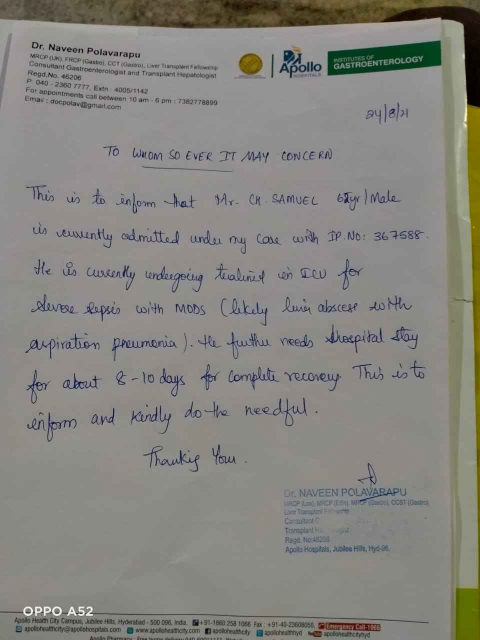
#> input picture emr_digitization/data/data1/Input/10.jpg, 960 x 1280 px (shown at 1/2 size); its folder holds only this picture in this run
$ python line_segmentation.py ../../data/data1/Input
#> lines starting #> are read from the running program, lines starting #| are printed output that depends on the picture; after the words box and inside, x2 and y2 are one past the last pixel; in counts of white or black regions, pixels touching at a corner belong together
"""
Line segmentation utility for whole-page OCR.

Usage:
  - Import `detect_text_lines(image_path)` to get bounding boxes.
  - Run as a script to save cropped, resized line images for a page or a folder of pages.

The function uses simple projection/contour-based segmentation (binarize + dilate + contours)
which works well for horizontal text lines in prescriptions and lab reports.
"""
from typing import List, Tuple, Optional
import os
import cv2
import numpy as np


def detect_text_lines(image_path: str,
                      kernel_size: Tuple[int, int] = (30, 3),
                      min_area: int = 500,
                      padding: int = 4) -> Tuple[List[Tuple[int, int, int, int]], np.ndarray]:
    """Detect horizontal text lines in a page image.

    Args:
        image_path: Path to the page image.
        kernel_size: Structuring element used for dilation (width, height).
        min_area: Minimum contour area to be considered a line.
        padding: Pixels to expand bbox on each side when cropping.

    Returns:
        boxes: List of bounding boxes (x, y, w, h) sorted top->bottom, left->right.
        gray: Grayscale image used for detection (uint8 ndarray).
    """
#> called with image_path = '../../data/data1/Input/10.jpg', kernel_size = (30, 3), min_area = 500, padding = 4
    if not os.path.exists(image_path):
        raise FileNotFoundError(image_path)

    gray = cv2.imread(image_path, cv2.IMREAD_GRAYSCALE)
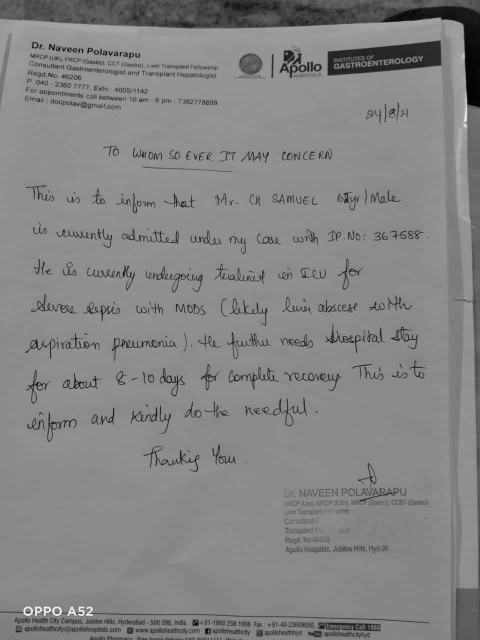
#> gray: shape (1280, 960) (shown at 1/2 size); min 0, max 255, mean 132.4
    if gray is None:
        raise ValueError(f"Unable to read image: {image_path}")

    # Binarize (invert so text is white)
    _, thresh = cv2.threshold(gray, 0, 255, cv2.THRESH_BINARY_INV + cv2.THRESH_OTSU)
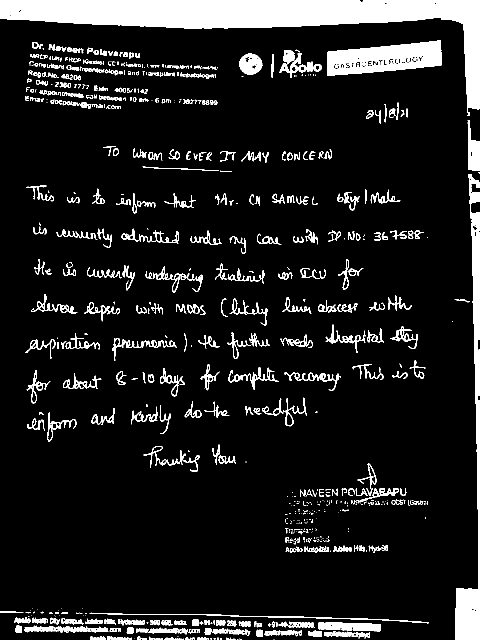
#> thresh: shape (1280, 960) (shown at 1/2 size); 10.8% white; 816 white regions (420 under 20 px), largest, box (x1, y1, x2, y2) and area: (0, 0, 960, 232) 51546, (911, 349, 960, 1280) 12310, (655, 80, 883, 152) 10273

    # Dilate to connect characters into line blobs
    kernel = cv2.getStructuringElement(cv2.MORPH_RECT, kernel_size)
    dilated = cv2.dilate(thresh, kernel, iterations=1)
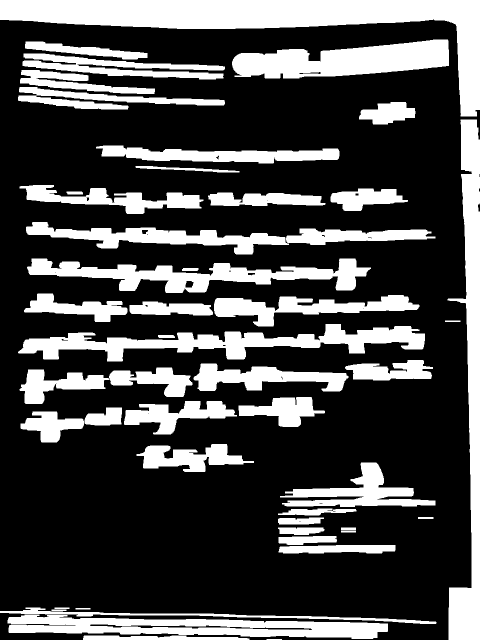
#> dilated: shape (1280, 960) (shown at 1/2 size); 28.5% white; 49 white regions

    # Find contours
    contours, _ = cv2.findContours(dilated, cv2.RETR_EXTERNAL, cv2.CHAIN_APPROX_SIMPLE)
#> contours = 49 contours; largest, box (x1, y1, x2, y2) and area: (0, 0, 960, 233) 55004, (895, 239, 960, 1280) 29579, (36, 648, 850, 723) 22676, (15, 1229, 776, 1278) 22315, (464, 79, 898, 157) 21666

    boxes = []
    for c in contours:
        x, y, w, h = cv2.boundingRect(c)
        area = w * h
        if area < min_area:
            continue
        boxes.append((x, y, w, h))
#> this loop made 49 passes
#> (x, y, w, h, area) on passes 2, 3, 7, 8, 9, 12, 13, 15, 16, 17, 18, 19: (166, 1271, 333, 9, 2997), (15, 1229, 761, 49, 37289), (0, 1215, 873, 33, 28809), (557, 1090, 234, 17, 3978), (557, 1072, 117, 18, 2106), (556, 1055, 93, 15, 1395), (556, 1035, 92, 14, 1288), (556, 1017, 157, 14, 2198), (560, 925, 311, 89, 27679), (273, 888, 235, 56, 13160), (41, 823, 127, 62, 7874), (169, 815, 75, 36, 2700)
#> (c, x, y, w, h, area) on passes 1, 4, 5, 6, 10, 11: ([[533, 1278], [533, 1279], [563, 1279], [563, 1278]], 533, 1278, 31, 2, 62), ([[103, 1219], [103, 1221], [132, 1221], [132, 1219]], 103, 1219, 30, 3, 90), ([[151, 1216], [151, 1218], [180, 1218], [180, 1216]], 151, 1216, 30, 3, 90), ([[109, 1215], [109, 1217], [138, 1217], [138, 1215]], 109, 1215, 30, 3, 90), ([[682, 1061], [682, 1064], [711, 1064], [711, 1061]], 682, 1061, 30, 4, 120), ([[682, 1055], [682, 1059], [711, 1059], [711, 1055]], 682, 1055, 30, 5, 150)
#> after the loop, boxes = 38 items, first 6: (166, 1271, 333, 9), (15, 1229, 761, 49), (0, 1215, 873, 33), (557, 1090, 234, 17), (557, 1072, 117, 18), (556, 1055, 93, 15)

    # Sort top-to-bottom, then left-to-right for boxes on same line
    boxes = sorted(boxes, key=lambda b: (b[1], b[0]))
#> boxes = 38 items, first 6: (0, 0, 960, 233), (464, 79, 434, 78), (50, 83, 245, 36), (45, 107, 405, 52), (40, 140, 270, 48), (36, 174, 414, 45)

    # Optionally merge overlapping/close boxes on the same horizontal band
    merged = []
    for box in boxes:
        if not merged:
            merged.append(box)
            continue
        px, py, pw, ph = merged[-1]
        x, y, w, h = box
        # if vertically overlapping or close, merge horizontally
        if y <= py + ph + 10:
            nx = min(px, x)
            ny = min(py, y)
            nw = max(px + pw, x + w) - nx
            nh = max(py + ph, y + h) - ny
            merged[-1] = (nx, ny, nw, nh)
        else:
            merged.append(box)
#> this loop made 38 passes
#> (ph, x, y, w, h, nh) on passes 2 to 13: (233, 464, 79, 434, 78, 233), (233, 50, 83, 245, 36, 233), (233, 45, 107, 405, 52, 233), (233, 40, 140, 270, 48, 233), (233, 36, 174, 414, 45, 233), (233, 718, 204, 113, 45, 249), (249, 895, 239, 65, 1041, 1280), (1280, 192, 291, 487, 36, 1280), (1280, 271, 332, 208, 13, 1280), (1280, 39, 370, 368, 58, 1280), (1280, 661, 377, 155, 45, 1280), (1280, 416, 385, 235, 27, 1280)
#> after the loop, merged = [(0, 0, 960, 1280)]

    # Final boxes with padding (clamped to image size)
    h_img, w_img = gray.shape[:2]
#> h_img = 1280; w_img = 960
    final = []
    for x, y, w, h in merged:
        x0 = max(0, x - padding)
        y0 = max(0, y - padding)
        x1 = min(w_img, x + w + padding)
        y1 = min(h_img, y + h + padding)
        final.append((x0, y0, x1 - x0, y1 - y0))
#> this loop made 1 pass
#> (x, y, w, h, x0, y0, x1, y1) on pass 1: (0, 0, 960, 1280, 0, 0, 960, 1280)
#> after the loop, final = [(0, 0, 960, 1280)]

    return final, gray


def save_line_crops(image_path: str, out_dir: str, resize: Tuple[int, int] = (256, 64)) -> List[str]:
    """Detect lines in `image_path`, save cropped/resized lines to `out_dir`.

    Returns list of saved file paths in top->bottom order.
    """
    os.makedirs(out_dir, exist_ok=True)
    boxes, gray = detect_text_lines(image_path)
#> boxes = [(0, 0, 960, 1280)]
    saved = []
    base = os.path.splitext(os.path.basename(image_path))[0]
    for i, (x, y, w, h) in enumerate(boxes):
        crop = gray[y:y+h, x:x+w]
        try:
            crop_resized = cv2.resize(crop, resize)
        except Exception:
            # fallback: skip bad crops
            continue
        out_path = os.path.join(out_dir, f"{base}_line_{i}.png")
        cv2.imwrite(out_path, crop_resized)
        saved.append(out_path)
#> this loop made 1 pass
#> pass 1, in save_line_crops, `crop_resized = cv2.resize(crop, resize)`:
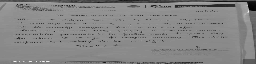
#> crop_resized: shape (64, 256); min 1, max 245, mean 132.4
    return saved


if __name__ == '__main__':
    import argparse

    p = argparse.ArgumentParser(description='Detect text lines and save cropped line images')
    p.add_argument('input', help='Input image or folder')
    p.add_argument('-o', '--out', default='line_crops', help='Output folder')
    p.add_argument('--resize', type=int, nargs=2, default=(256, 64), help='Resize W H (default 256 64)')
    args = p.parse_args()

    inputs = []
    if os.path.isdir(args.input):
        for f in sorted(os.listdir(args.input)):
            if f.lower().endswith(('.jpg', '.jpeg', '.png', '.tif', '.tiff')):
                inputs.append(os.path.join(args.input, f))
    else:
        inputs = [args.input]

    for img_path in inputs:
        stem = os.path.splitext(os.path.basename(img_path))[0]
        outdir = os.path.join(args.out, stem)
        saved = save_line_crops(img_path, outdir, tuple(args.resize))
        print(f"{img_path} -> {len(saved)} lines saved to {outdir}")
#| ../../data/data1/Input/10.jpg -> 1 lines saved to line_crops/10

$ run again, on emr_digitization/data/data1/Input/107.jpg
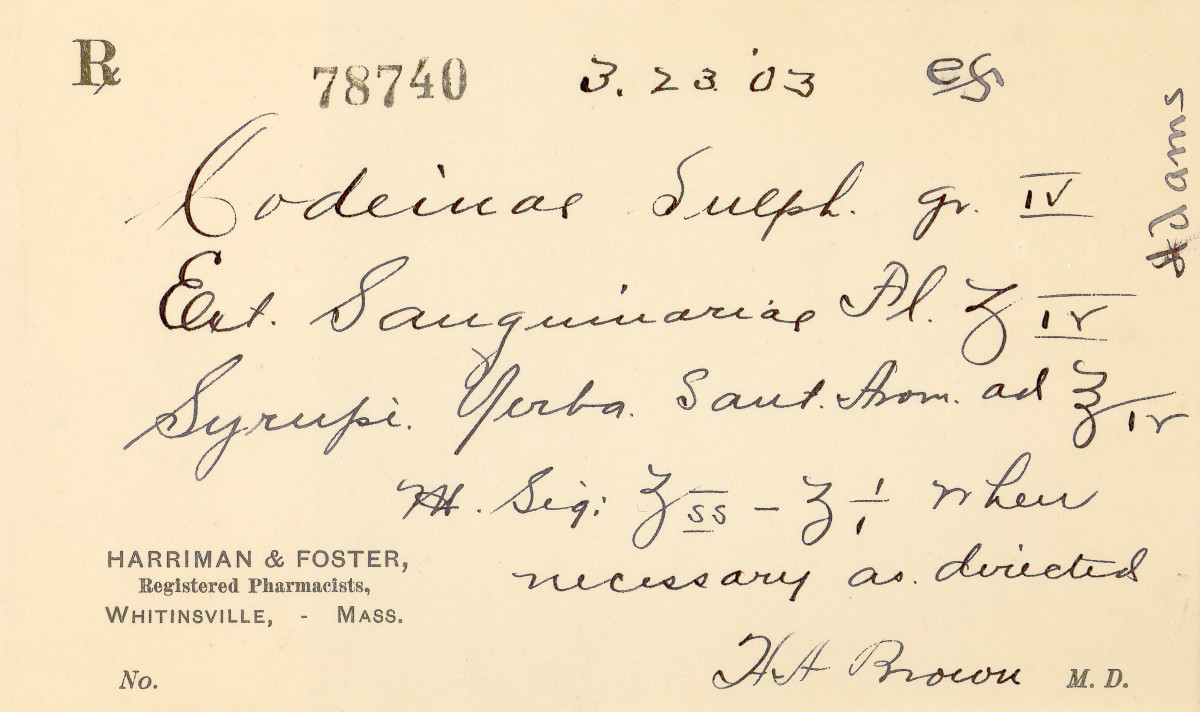
#> input picture emr_digitization/data/data1/Input/107.jpg, 1200 x 712 px
#> in detect_text_lines, `_, thresh = cv2.threshold(gray, 0, 255, cv2.THRESH_BINARY_INV + cv2.TH..`:
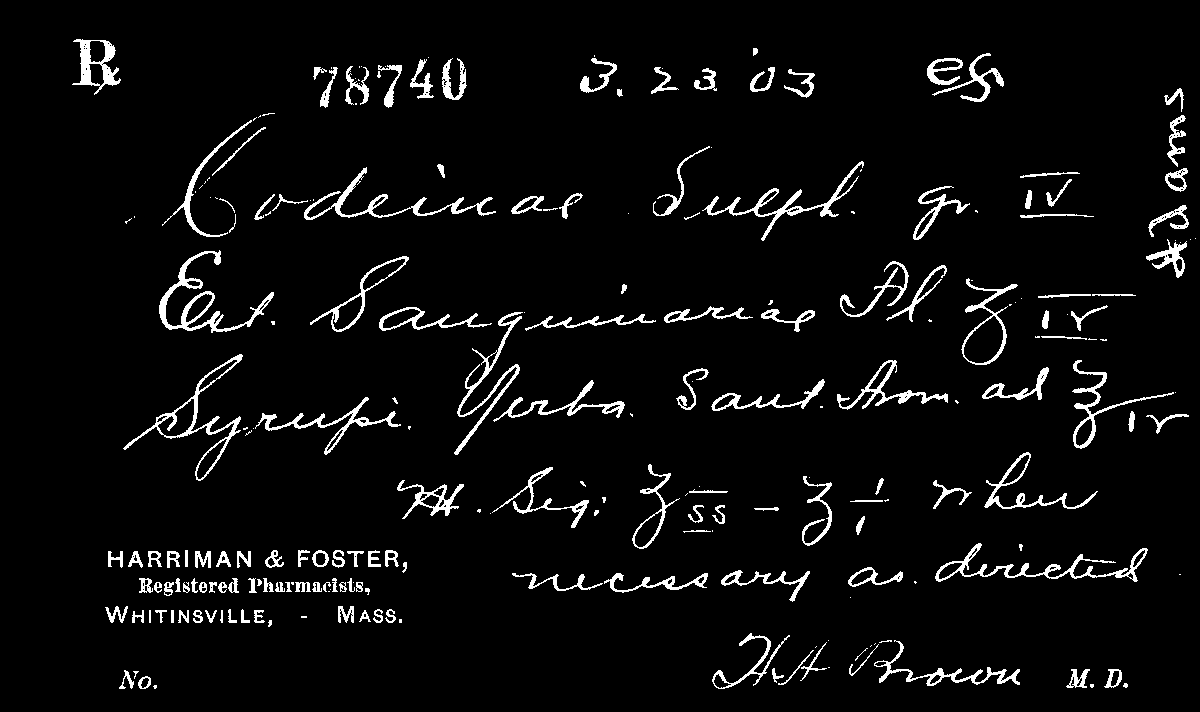
#> thresh: shape (712, 1200); 4.8% white; 239 white regions (86 under 20 px), largest, box (x1, y1, x2, y2) and area: (159, 250, 274, 333) 1608, (935, 543, 1148, 582) 1409, (123, 354, 243, 481) 1385
#> dilated: shape (712, 1200); 23.6% white; 41 white regions
#> contours = 41 contours; largest, box (x1, y1, x2, y2) and area: (296, 255, 1151, 456) 32461, (148, 112, 598, 238) 15884, (662, 359, 1200, 450) 15770, (109, 353, 426, 482) 12312, (698, 632, 1035, 690) 10139
#> the loop in detect_text_lines, `for c in contours:` made 41 passes
#> (x, y, w, h, area) on passes 1, 2, 3, 4, 5, 7, 9, 10: (105, 669, 67, 21, 1407), (1052, 668, 91, 21, 1911), (698, 632, 337, 58, 19546), (324, 605, 93, 19, 1767), (91, 605, 231, 23, 5313), (125, 577, 260, 20, 5200), (498, 569, 327, 34, 11118), (94, 549, 328, 25, 8200)
#> after the loop in detect_text_lines, `for c in contours:`: boxes = 34 items, first 6: (105, 669, 67, 21), (1052, 668, 91, 21), (698, 632, 337, 58), (324, 605, 93, 19), (91, 605, 231, 23), (125, 577, 260, 20)
#> in detect_text_lines, `boxes = sorted(boxes, key=lambda b: (b[1], b[0]))`: boxes = 34 items, first 6: (58, 38, 78, 58), (913, 52, 106, 51), (566, 54, 166, 44), (299, 56, 183, 53), (736, 66, 94, 33), (1150, 87, 49, 26)
#> the loop in detect_text_lines, `for box in boxes:` made 34 passes
#> (pw, ph, x, y, w, h, nw, nh) on passes 2 to 9: (78, 58, 913, 52, 106, 51, 961, 65), (961, 65, 566, 54, 166, 44, 961, 65), (961, 65, 299, 56, 183, 53, 961, 71), (961, 71, 736, 66, 94, 33, 961, 71), (961, 71, 1150, 87, 49, 26, 1141, 75), (1141, 75, 148, 112, 450, 126, 1141, 200), (1141, 200, 1151, 114, 49, 79, 1142, 200), (1142, 200, 614, 145, 265, 97, 1142, 204)
#> after the loop in detect_text_lines, `for box in boxes:`: merged = [(58, 38, 1142, 652)]
#> the loop in detect_text_lines, `for x, y, w, h in merged:` made 1 pass
#> (x, y, w, h, x0, y0, x1, y1) on pass 1: (58, 38, 1142, 652, 54, 34, 1200, 694)
#> after the loop in detect_text_lines, `for x, y, w, h in merged:`: final = [(54, 34, 1146, 660)]
#> the loop in save_line_crops, `for i, (x, y, w, h) in enumerate(boxes):` made 1 pass
#> pass 1, in save_line_crops, `crop_resized = cv2.resize(crop, resize)`:
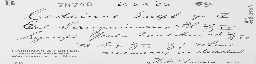
#> crop_resized: shape (64, 256); min 13, max 242, mean 224.6
#> after the loop in save_line_crops, `for i, (x, y, w, h) in enumerate(boxes):`: saved = ['line_crops/107/107_line_0.png']
#| ../../data/data1/Input/107.jpg -> 1 lines saved to line_crops/107
